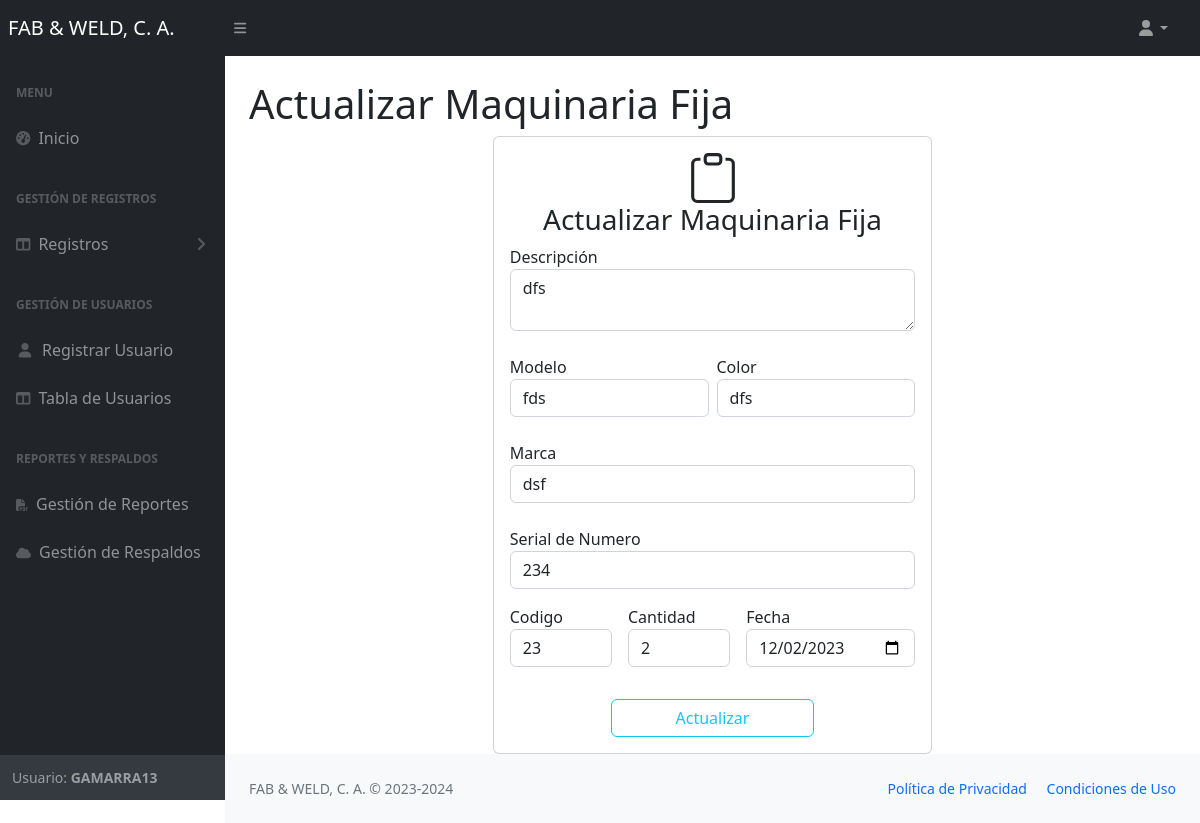
Screenshot of /views/actualizar_maquinarias.php?id=3 (signed in) with the database file from the repository.
### tables this page shows
CREATE TABLE `users` (
  `id` int NOT NULL,
  `username` varchar(100) DEFAULT NULL,
  `email` varchar(100) NOT NULL,
  `passwordd` varchar(255) DEFAULT NULL,
  `estatus` varchar(50) NOT NULL,
  `role_id` int DEFAULT NULL
);

CREATE TABLE `maquinarias_fijas` (
  `id` int NOT NULL,
  `descripcion` varchar(255) DEFAULT NULL,
  `modelo` varchar(255) DEFAULT NULL,
  `color` varchar(255) DEFAULT NULL,
  `codigo` varchar(255) DEFAULT NULL,
  `marca` varchar(255) DEFAULT NULL,
  `serial_number` varchar(255) DEFAULT NULL,
  `cantidad` int DEFAULT NULL,
  `fecha` date DEFAULT NULL
);

### views/actualizar_maquinarias.php (the view, shortened to what this page needs)
<?php
require"../php/conexion.php";
$id= $_GET['id'];
$consulta= "SELECT * FROM maquinarias_fijas  WHERE id=$id";
$ejecute= $conexion->query($consulta);
$extraer= $ejecute->fetch_assoc();
 ?>
<?php require'nav.php';?>
<div id="layoutSidenav_content">
                <main>
                    <div class="container-fluid px-4">
                        <h1 class="mt-4">Actualizar Maquinaria Fija</h1>
                        <div class="container">
    <div class="row">
      <div class="col-md-6 mx-auto">
      <div class="card">
  <div class="card-body">
  <center><h3>Actualizar Maquinaria Fija</h3></center>
  <form action="../php/actualizar3.php?id=<?=$extraer['id']?>" method="POST">
   <div class="row g-2">
   <div class="mb-3">
    <label for="floatingInput">Descripción</label>
  <Textarea type="text" class="form-control"   name="descripcion"  required><?php echo $extraer['descripcion'] ?></Textarea>
</div>
  <div class="col-md">
  <div class="mb-3">
    <label for="floatingInputGrid">Modelo</label>
      <input type="text" class="form-control" name="modelo" value="<?php echo $extraer['modelo'] ?>" required>
    </div>
  </div>
  <div class="col-md">
  <div class="mb-3">
    <label for="floatingInputGrid">Color</label>
    <input type="text" class="form-control" name="color" value="<?php echo $extraer['color'] ?>" required>
    </div>
  </div>
  <div class="mb-3">
    <label for="floatingInputGrid">Marca</label>
      <input type="text" class="form-control" name="marca" value="<?php echo $extraer['marca'] ?>" required>
    </div>
  <div class="col-md">
  <div class="mb-3">
    <label for="floatingInputGrid">Serial de Numero</label>
    <input type="text" class="form-control" name="serial_number" value="<?php echo $extraer['serial_number'] ?>" required>
    </div>
  </div>
  </div>
  <div class="row g-3">
  <div class="col-md">
  <div class="mb-2">
  <label  for="autoSizingSelect">Codigo</label>
  <input type="number" class="form-control" name="codigo" value="<?php echo $extraer['codigo'] ?>" required>
    </div>
  </div>
  <div class="col-md">
  <div class="mb-2">
  <label  for="autoSizingSelect">Cantidad</label>
  <input type="number" class="form-control" name="cantidad" min="1" value="<?php echo $extraer['cantidad'] ?>" required>
    </div>
  </div>
  <div class="col-md">
  <div class="mb-2">
  <label  for="autoSizingSelect">Fecha</label>
  <input type="date" class="form-control" name="fecha" value="<?php echo $extraer['fecha'] ?>" required>
    </div>
  </div>
  </div>
<br>
<div class="d-grid gap-2 col-6 mx-auto">
  <button type="submit" class="btn btn-outline-info">Actualizar</button>
</div>
</form>
  </div>
</div>
</div>
 </div>
                </main>
                <?php require'footer.php';?>

### views/nav.php (shortened to what this page needs)
<?php
require"../php/conexion.php";
$id = $_SESSION["id"];
$rol1=2;
$estatus='estatus';
$consulta = "SELECT * FROM users WHERE id = '$id'  OR $rol1='role_id' AND $estatus='estatus'";
$result = mysqli_query($conexion, $consulta);
$row= $result->fetch_assoc();
if (mysqli_num_rows($result) == 0) {
    echo"<script>
    alert('Por favor debe de iniciar sesión');
    window.location.href='../index.php';
</script>";
    session_destroy();
      mysqli_close($conexion);
}if (!$result=mysqli_query($conexion, $consulta)) {
	echo("Error description:".mysqli_error($conexion));
}
    ?>
<!DOCTYPE html>
<html lang="en">
    <head>
        <link href="https://cdn.jsdelivr.net/npm/simple-datatables@7.1.2/dist/style.min.css" rel="stylesheet" />
        <link href="../css/styles.css" rel="stylesheet" />
    </head>
    <body class="sb-nav-fixed">
        <nav class="sb-topnav navbar navbar-expand navbar-dark bg-dark">
            <a class="navbar-brand ps-2" href="home.php">FAB & WELD, C. A.</a>
            <button class="btn btn-link btn-sm order-1 order-lg-0 me-4 me-lg-0" id="sidebarToggle" href="#!"><i class="fas fa-bars"></i></button>
            <ul class="navbar-nav ms-auto ms-md-0 me-3 me-lg-4">
                <li class="nav-item dropdown">
                    <a class="nav-link dropdown-toggle" id="navbarDropdown" href="#" role="button" data-bs-toggle="dropdown" aria-expanded="false"><i class="fas fa-user fa-fw"></i></a>
                </li>
            </ul>
        </nav>
        <div id="layoutSidenav">
            <div id="layoutSidenav_nav">
                <nav class="sb-sidenav accordion sb-sidenav-dark" id="sidenavAccordion">
                    <div class="sb-sidenav-menu">
                        <div class="nav">
                            <div class="sb-sidenav-menu-heading">Menu</div>
                            <a class="nav-link" href="home.php">
                                <div class="sb-nav-link-icon"><i class="fas fa-tachometer-alt"></i></div>
                                Inicio
                            </a>
                            <div class="sb-sidenav-menu-heading">Gestión de Registros</div>
                            <a class="nav-link collapsed" href="#" data-bs-toggle="collapse" data-bs-target="#collapseLayouts" aria-expanded="false" aria-controls="collapseLayouts">
                                <div class="sb-nav-link-icon"><i class="fas fa-columns"></i></div>
                                Registros
                                <div class="sb-sidenav-collapse-arrow"><i class="fas fa-angle-down"></i></div>
                            </a>
                            <div class="sb-sidenav-menu-heading">Gestión de Usuarios</div>
                            <a class="nav-link" href="nuevo_user.php">
                                <div class="sb-nav-link-icon"><i class="fas fa-user fa-fw"></i></div>
                               Registrar Usuario
                            </a>
                            <a class="nav-link" href="usuarios.php">
                                <div class="sb-nav-link-icon"><i class="fas fa-columns"></i></div>
                               Tabla de  Usuarios
                            </a>
                            <div class="sb-sidenav-menu-heading">Reportes y Respaldos</div>
                            <a class="nav-link" href="reportes.php">
                                <div class="sb-nav-link-icon"><i class='fas fa-file-pdf' style='font-size:12px'></i></div>
                               Gestión de Reportes
                            </a>
                            <a class="nav-link" href="backups.php">
                                <div class="sb-nav-link-icon"><i class='fas fa-cloud' style='font-size:12px'></i></div>
                              Gestión de Respaldos
                            </a>
                        </div>
                    </div>
                    <div class="sb-sidenav-footer">
                        <div class="small">Usuario: <b style="text-transform: uppercase"><?php echo $row['username'] ?></b></div>
                    </div>
                </nav>
            </div>

### rows the page displays
users: username "GAMARRA13"
maquinarias_fijas: descripcion "dfs", modelo "fds", color "dfs", marca "dsf", serial_number "234", codigo "23", cantidad "2", fecha "12/02/2023"
